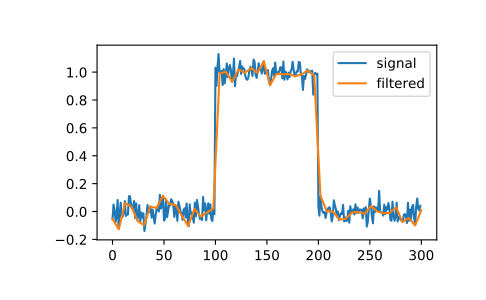

The script that drew this image:
# We can filter a signal to reduce and smooth out high-frequency noise with
# a quadratic spline:

import matplotlib.pyplot as plt
from scipy.signal import qspline1d, qspline1d_eval
sig = np.repeat([0., 1., 0.], 100)
sig += np.random.randn(len(sig))*0.05  # add noise
time = np.linspace(0, len(sig))
filtered = qspline1d_eval(qspline1d(sig), time)
plt.plot(sig, label="signal")
plt.plot(time, filtered, label="filtered")
plt.legend()
plt.show()
